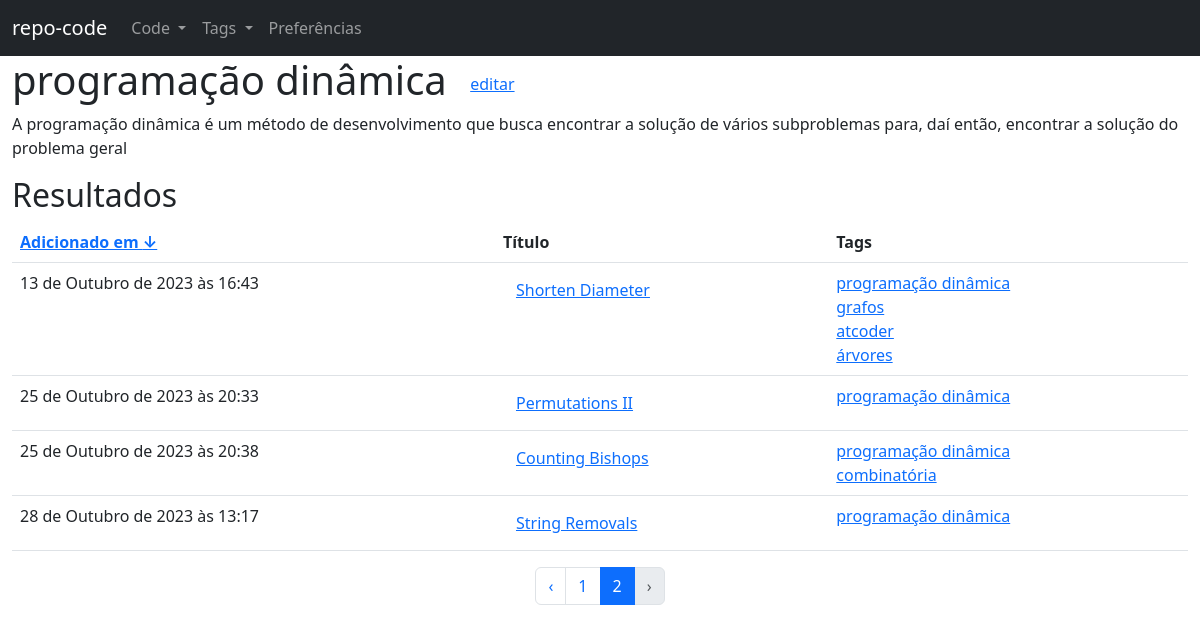
Page /repo/tag/1/?page=2&asc=1 on the committed database.
### repo/models.py (models this page shows, shortened)
class Tag(models.Model):
    name = models.CharField(max_length = 50)
    human_name = models.CharField(max_length = 50)
    description = models.TextField()

class Code(models.Model):
    LANGUAGE_CHOICES = (
        ("c++", "c++"),
        ("py", "python"),
        ("c", "c"),
        ("java", "java"),
        ("c#", "c#"),
        ("js", "javascript")
    )
    DICT_LANGUAGES_CHOICES = dict(LANGUAGE_CHOICES)
    title = models.CharField(max_length = 100)
    createdAt = models.DateTimeField(default = timezone.now)
    updatedAt = models.DateTimeField(default = timezone.now)
    description = models.TextField()
    source = models.TextField()
    tags = models.ManyToManyField(Tag)
    original = models.CharField(max_length = 100)
    language = models.CharField(max_length = 10, choices = LANGUAGE_CHOICES)

### repo/tag_views.py (the view)
# urls.py: path('<int:key>/', tag_views.tag_results, name = 'repo_tag_view'),
@require_http_methods(['GET'])
def tag_results(request, key):
    MAX_ITEMS_PER_PAGE = 8
    page = int(request.GET.get('page', 1))
    asc = int(request.GET.get('asc', 1))
    low = (page - 1) * MAX_ITEMS_PER_PAGE
    high = page * MAX_ITEMS_PER_PAGE
    try:
        tag = Tag.objects.get(pk = key)
    except ObjectDoesNotExist as ex:
        return render(request, '404.html', {'message': ex})
    total_results = tag.code_set.count()
    sources = tag.code_set.order_by(['-', ''][asc] + 'createdAt')[low : high]
    URL_FLIP_CREATEDAT_PARAMS = {'page': page, 'asc': asc ^ 1}
    URL_FLIP_CREATEDAT = f"{reverse('repo_tag_view', args = [key])}?{urlencode(URL_FLIP_CREATEDAT_PARAMS)}"
    URL_PREVIOUS_PARAMS = {
        'page': page - 1,
        'asc': asc
    }
    URL_PREVIOUS = f"{reverse('repo_tag_view', args = [key])}?{urlencode(URL_PREVIOUS_PARAMS)}"
    URL_NEXT_PARAMS = {
        'page': page + 1,
        'asc': asc
    }
    URL_FIRST_PARAMS = {'page': 1, 'asc': asc ^ 1}
    URL_FIRST = f"{reverse('repo_tag_view', args = [key])}?{urlencode(URL_FIRST_PARAMS)}"
    URL_NEXT = f"{reverse('repo_tag_view', args = [key])}?{urlencode(URL_NEXT_PARAMS)}"
    URL_PAGES = []
    start_delta = max(1, page - 2) - page
    for delta in range(start_delta, start_delta + 5):
        p = page + delta
        if p > 0 and (p - 1) * MAX_ITEMS_PER_PAGE < total_results:
            URL_PARAMS = {'page': p, 'asc': asc}
            URL = f"{reverse('repo_tag_view', args = [key])}?{urlencode(URL_PARAMS)}"
            URL_PAGES.append((p, p == page , URL))
    return render(request, 'tag/tag.html', {'tag' : tag,
    'sources' : sources,
    'URL_FLIP_CREATEDAT': URL_FLIP_CREATEDAT,
    'asc' : asc,
    'URL_PAGES': URL_PAGES,
    'total_results': total_results,
    'URL_PREVIOUS': URL_PREVIOUS if page > 1 else None,
    'URL_NEXT': URL_NEXT if page * MAX_ITEMS_PER_PAGE < total_results else None,
    'URL_FIRST': URL_FIRST if len(URL_PAGES) and URL_PAGES[0][0] > 1 else None
    })

### repo/templates/tag/tag.html (shortened to what this page needs)
{% extends "base.html" %}
{% block 'main' %}
{% if sources.all.count > 0 %}
    <div class = "container-fluid">
    <div class = "row">
        <h1>
            {{ tag.human_name }}
            <a class = "btn btn-link" href = "{% url 'repo_tag_upd' tag.id %}"> editar </a>
        </h1>
    </div>
    <div class = "row">
        <p>
            {{ tag.description | safe }}
        </p>
    </div>
    <div class = "row">
        <h2>Resultados</h2>
    </div>
    <table class = "table">
        <thead>
            <tr>
                <th>
                    <a href = "{{ URL_FLIP_CREATEDAT }}">
                        Adicionado em
                        {% if asc %}
                            &#8595;
                        {% else %}
                            &#8593;
                        {% endif %}
                    </a>
                </th>
                <th>Título</th>
                <th>Tags</th>
            </tr>
        </thead>
        <tbody>
            {% for source in sources.all %}
                <tr>
                    <td>
                        {{ source.createdAt }}
                    </td>
                    <td>
                        <a href = "{% url 'repo_code_view' source.id %}" class = "btn btn-link">{{ source.title }}</a>
                    </td>
                    <td>
                        {% for tag in source.tags.all %}
                            <a href = "{% url 'repo_tag_view' tag.id %}">{{tag.human_name}}</a>
                            <br>
                        {% endfor %}
                    </td>
                </tr>
            {% endfor %}
        </tbody>
    </table>
    <nav>
        <ul class = "pagination justify-content-center">
            {% if URL_PREVIOUS %}
                <li class="page-item">
                    <a class="page-link" href="{{URL_PREVIOUS}}">&lsaquo;</a>
                </li>
            {% else %}
                <li class="page-item disabled">
                    <a class="page-link" href="#" tabindex="-1">&lsaquo;</a>
                </li>
            {% endif %}
            {% for page, current, URL in URL_PAGES %}
                {% if current %}
                <li class = "page-item active">
                    <a href = "{{URL}}" class = "page-link"> {{page}} </a>
                </li>
                {% else %}
                <div class = "page-item">
                    <a href = "{{URL}}" class = "page-link"> {{page}} </a>
                </div>
                {% endif %}
            {% endfor %}
            {% if URL_NEXT %}
                <li class="page-item">
                    <a class="page-link" href="{{URL_NEXT}}">&rsaquo;</a>
                </li>
            {% else %}
                <li class="page-item disabled">
                    <a class="page-link" href="#" tabindex="-1">&rsaquo;</a>
                </li>
            {% endif %}
        </ul>
    </nav>
</div>
{% else %}
        <h1 class = "text-center text-warning"> Nenhum resultado foi encontrado </h1>
            <p class="text-center">
                Tente outros parâmetros que fornecam um resultado válido
            </p>
{% endif %}
{% endblock %}

### rows in the picture
Tag: human_name "programação dinâmica", description "A programação dinâmica é um método de desenvolvimento que busca encontrar a solução de vários subproblemas para, daí então, encontrar a solução do problema geral"
Code: createdAt "13 de Outubro de 2023 às 16:43", title "Shorten Diameter"
Tag: human_name "grafos"
Tag: human_name "atcoder"
Tag: human_name "árvores"
Code: createdAt "25 de Outubro de 2023 às 20:33", title "Permutations II"
Code: createdAt "25 de Outubro de 2023 às 20:38", title "Counting Bishops"
Tag: human_name "combinatória"
Code: createdAt "28 de Outubro de 2023 às 13:17", title "String Removals"

### other values in the picture
{{ page }} "1"
{{ page }} "2"
